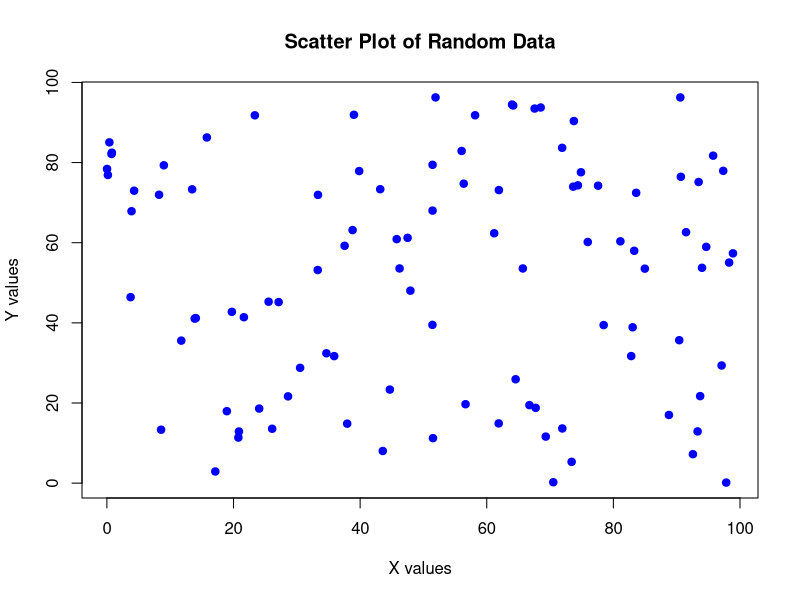

This chart was generated by the following R code:
# R script to create a scatter plot and save it with a random filename

# Generate some random data
set.seed(42) # For reproducibility of the example, not for the filename
x <- runif(100, min = 0, max = 100)
y <- runif(100, min = 0, max = 100)

# Create a random filename
# Using letters and numbers for the random part
random_id <- paste0(sample(c(letters, 0:9), 10, replace = TRUE), collapse = "")
filename <- paste0("/workspace/scatter_plot_", random_id, ".png")

# Open a PNG graphics device with the random filename
png(filename, width = 800, height = 600)

# Create the scatter plot
plot(x, y, main = "Scatter Plot of Random Data", xlab = "X values", ylab = "Y values", pch = 19, col = "blue")

# Close the graphics device, which saves the file
dev.off()

# Print the name of the created file
cat("Scatter plot saved as:", filename, "\n")
